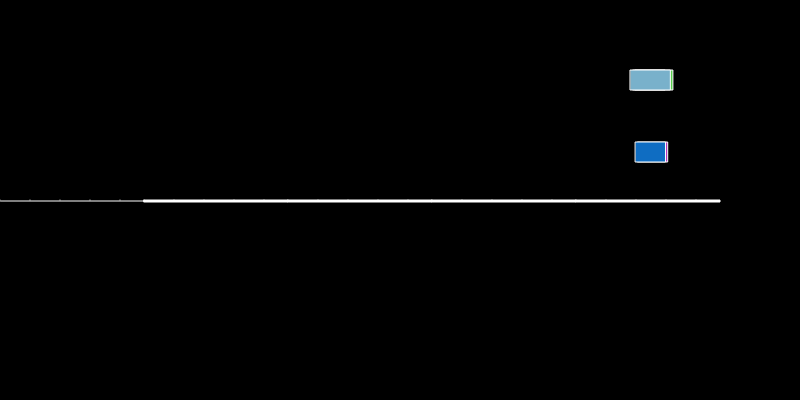
Frame 1 (no input)
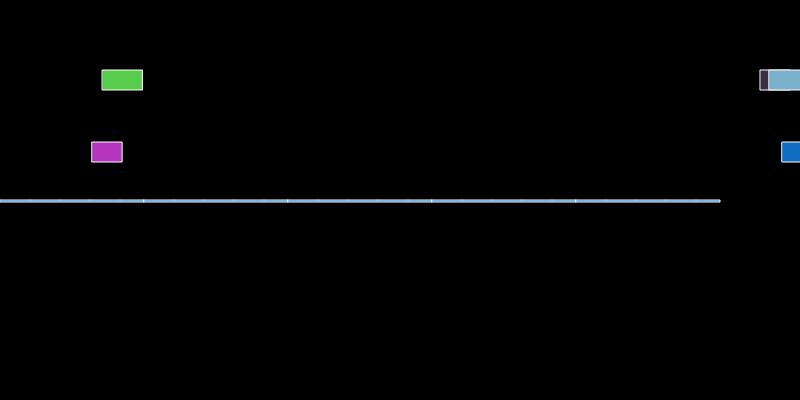
Frame 60 (no input)
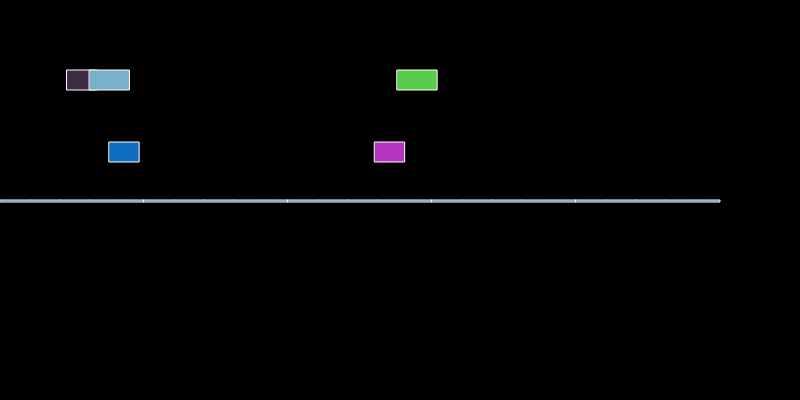
Frame 120 (the mouse pressed at the canvas centre since frame 60)

The p5.js sketch that drew these frames (run headless with seeded random() and noise() and a simulated clock; from frame 60 on, the mouse is pressed at the canvas centre):

// p5.js sketch
// ── sketch.js
// Project Title
// Your Name
// Date
//
// Extra for Experts:
// - describe what you did to take this project "above and beyond"


const roadSegments = [];
const vehicles = [];

function setup() {
  createCanvas(800, 400);

  // Initialize road segments
  const numSegments = 5;
  const roadWidth = width * 0.9;
  const segmentWidth = roadWidth / numSegments;
  for (let i = 0; i < numSegments; i++) {
    const x = i * segmentWidth;
    roadSegments.push({ x, y: height / 2, width: segmentWidth, height: 2 });
  }

  // Initialize vehicles
  for (let i = 0; i < 5; i++) {
    const lane = i % 4 === 0 ? 0 : 1; // Alternate lanes
    const laneOffset = lane * segmentWidth / 2 + segmentWidth / 3;
    const y = roadSegments[0].y - laneOffset;
    const randomColor = getRandomColor();
    if (i % 2 === 0) {
      vehicles.push(new Car(numSegments - 1, y, randomColor));
    } else {
      vehicles.push(new Truck(numSegments - 1, y, randomColor));
    }
  }
}

function draw() {
  background(0); // Black background
  drawRoad();
  updateVehicles();
  renderVehicles();
}

function drawRoad() {
  // Draw the road with a white dashed line in the middle
  for (const segment of roadSegments) {
    rect(segment.x, segment.y, segment.width, segment.height);
    stroke(255);
    for (let x = segment.x; x < segment.x + segment.width; x += 30) {
      line(x, segment.y, x + 0, segment.y);
    }
  }
}

function updateVehicles() {
  for (const vehicle of vehicles) {
    vehicle.update();
  }
}

function renderVehicles() {
  for (const vehicle of vehicles) {
    vehicle.render();
  }
}

class Vehicle {
  constructor(laneIndex, initialY, color) {
    this.x = roadSegments[laneIndex].x + roadSegments[laneIndex].width / 2;
    this.y = initialY;
    this.speed = Math.random() * (5 - 2) + 2;
    this.color = color;
  }

  update() {
    this.x += this.speed;
    if (this.x > width) {
      this.x = -20;
    }
  }

  render() {
    fill(this.color);
    // Draw a simple representation of a vehicle
    ellipse(this.x, this.y, 30, 20);
  }
}

class Car extends Vehicle {
  render() {
    fill(this.color);
    // Draw a car
    rect(this.x - 15, this.y - 10, 30, 20);
  }
}

class Truck extends Vehicle {
  render() {
    fill(this.color);
    // Draw a truck
    rect(this.x - 20, this.y - 10, 40, 20);
  }
}

function getRandomColor() {
  return color(random(255), random(255), random(255));
}
